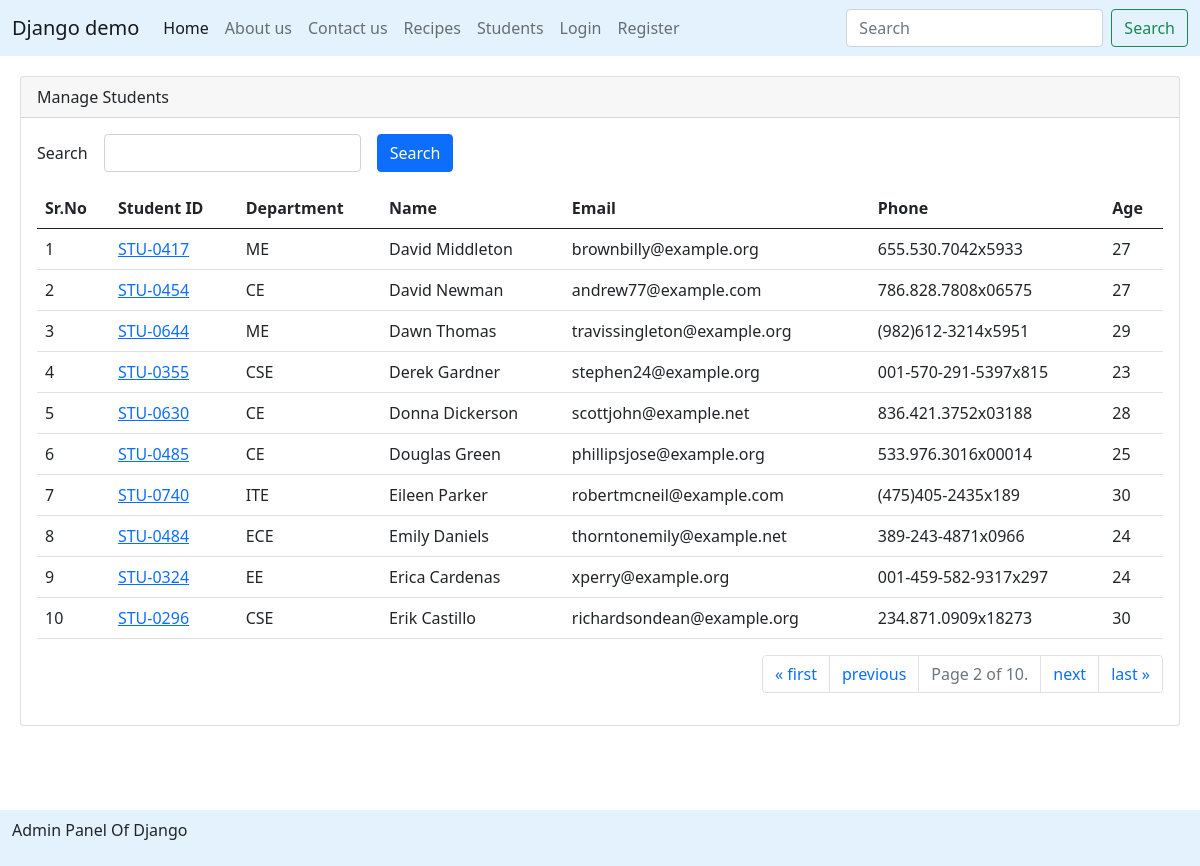
Screenshot of /students/?page=2 with the database file from the repository.
### recipe/models.py (models this page shows, shortened)
class Student(models.Model):
    department = models.ForeignKey(Department, related_name="depart", on_delete=models.CASCADE)
    student_id = models.OneToOneField(StudentID, related_name="studentid", on_delete=models.CASCADE)
    name = models.CharField(max_length=100)
    email = models.EmailField()
    phone = models.CharField(max_length=100)
    age = models.IntegerField()
    address = models.TextField(null=True, blank=True)
    is_deleted = models.BooleanField(default=False)
    objects = StudentsManager()
    admin_objects = models.Manager()
    class Meta:
        ordering = ['name']
        verbose_name = "student"

class StudentID(models.Model):
    student_id = models.CharField(max_length=100)
    def __str__(self) -> str:
        return self.student_id

class Department(models.Model):
    department = models.CharField(max_length=100)
    def __str__(self) -> str:
        return self.department
    class Meta:
        ordering = ['department']

### recipe/views.py (the view, shortened to what this page needs)
# urls.py: path('students/', get_students, name="get_students"),
def get_students(request):
   queryset = Student.objects.all()
   paginator = Paginator(queryset, 10)  # Show 25 contacts per page.
   page_number = request.GET.get("page",1)
   page_obj = paginator.get_page(page_number)
   context = {'page':'Django Students Data', 'students':page_obj}
   return render(request, 'report/students.html', context)

### recipe/models.py (called while the page is built)
    def get_queryset(self):
        return super().get_queryset().filter(is_deleted = False)

### recipe/templates/report/students.html (shortened to what this page needs)
{% extends "layouts/master.html" %}
{% block main %}
<div class="card" style="margin: 20px;">
    <div class="card-header">
       Manage Students
    </div>
    <div class="card-body">
        <form>
            <div class="mb-3">
                <div class="row g-3 align-items-center">
                    <div class="col-auto">
                        <label for="search" class="col-form-label">Search</label>
                    </div>
                    <div class="col-auto">
                        <input type="text" id="search" name="search"
                            class="form-control">
                    </div>
                    <div class="col-auto">
                        <button type="submit" class="btn btn-primary">
                            Search
                    </div>
                </div>
            </div>
        </form>
            <table class="table">
                <thead>
                    <tr>
                        <th>Sr.No</th>
                        <th>Student ID</th>
                        <th>Department</th>
                        <th>Name</th>
                        <th>Email</th>
                        <th>Phone</th>
                        <th>Age</th>
                    </tr>
                </thead>
                <tbody>
                    {% for student in students %}
                    <tr>
                        <td>{{ forloop.counter }}</td>
                        <td>
                            <a href="{% url 'see_marks' student.student_id %}">
                            {{ student.student_id }}
                        </a>
                        </td>
                        <td>{{ student.department }}</td>
                        <td>{{ student.name }}</td>
                        <td>{{ student.email }}</td>
                        <td>{{ student.phone }}</td>
                        <td>{{ student.age }}</td>
                    </tr>
                    {% endfor %}
                </tbody>
            </table>
            <nav aria-label="Page navigation example">
                <ul class="pagination justify-content-end">
                  {% if students.has_previous %}
                  <li class="page-item"><a class="page-link" href="?page=1">&laquo; first</a></li>
                    <li class="page-item"><a class="page-link" href="?page={{ students.previous_page_number }}">previous</a></li>
              {% endif %}
              <li class="page-item disabled">
                <a class="page-link" href="#">
                    Page {{ students.number }} of {{ students.paginator.num_pages }}.
                </a>
              </li>
              {% if students.has_next %}
              <li class="page-item"><a class="page-link" href="?page={{ students.next_page_number }}">next</a></li>
                <li class="page-item"><a class="page-link" href="?page={{ students.paginator.num_pages }}">last &raquo;</a></li>
              {% endif %}
                </ul>
              </nav>
    </div>
</div>
<br>
<br>
<br>
<br>
<br>
    {% endblock %}

### rows the page displays
Student: student_id "STU-0417", department "ME", name "David Middleton", email "brownbilly@example.org", phone "655.530.7042x5933", age "27"
Student: student_id "STU-0454", department "CE", name "David Newman", email "andrew77@example.com", phone "786.828.7808x06575", age "27"
Student: student_id "STU-0644", department "ME", name "Dawn Thomas", email "travissingleton@example.org", phone "(982)612-3214x5951", age "29"
Student: student_id "STU-0355", department "CSE", name "Derek Gardner", email "stephen24@example.org", phone "001-570-291-5397x815", age "23"
Student: student_id "STU-0630", department "CE", name "Donna Dickerson", email "scottjohn@example.net", phone "836.421.3752x03188", age "28"
Student: student_id "STU-0485", department "CE", name "Douglas Green", email "phillipsjose@example.org", phone "533.976.3016x00014", age "25"
Student: student_id "STU-0740", department "ITE", name "Eileen Parker", email "robertmcneil@example.com", phone "(475)405-2435x189", age "30"
Student: student_id "STU-0484", department "ECE", name "Emily Daniels", email "thorntonemily@example.net", phone "389-243-4871x0966", age "24"
Student: student_id "STU-0324", department "EE", name "Erica Cardenas", email "xperry@example.org", phone "001-459-582-9317x297", age "24"
Student: student_id "STU-0296", department "CSE", name "Erik Castillo", email "richardsondean@example.org", phone "234.871.0909x18273", age "30"

### other values shown
{{ students.number }} "2"
{{ students.paginator.num_pages }} "10"
